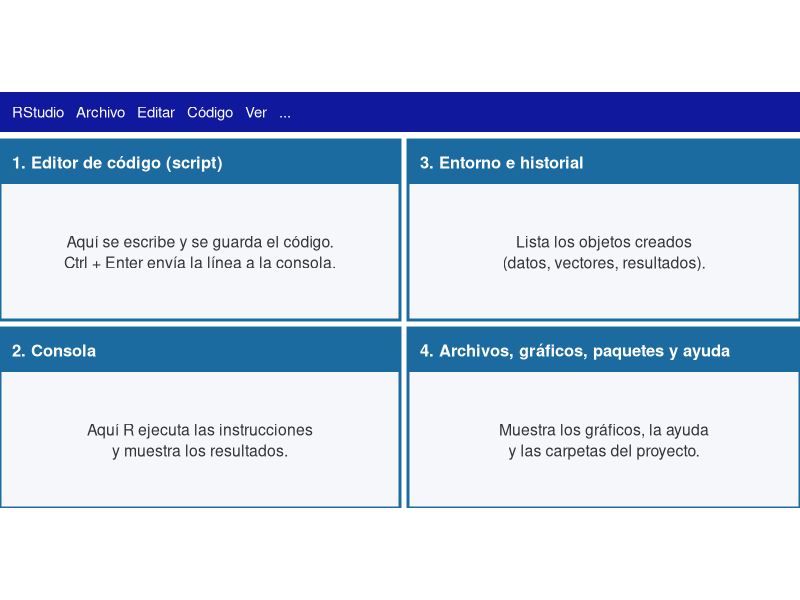
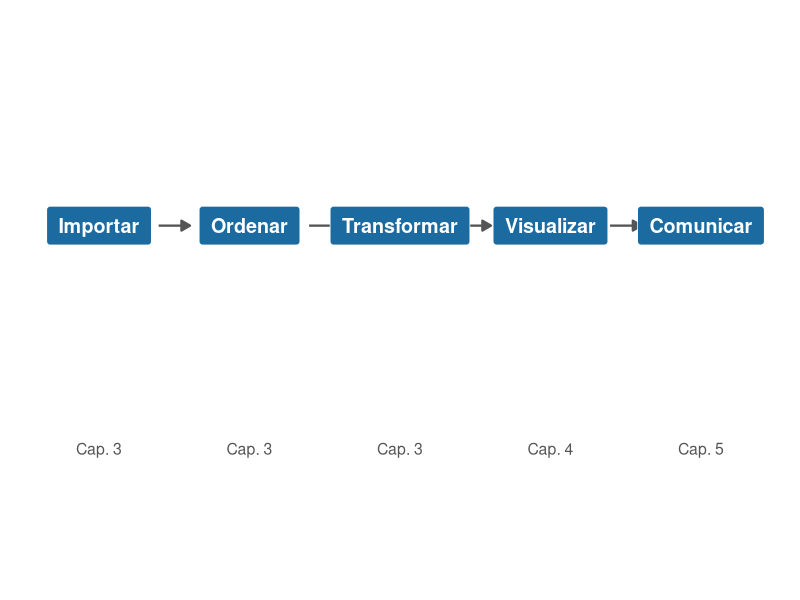

Recreate these plots in R, in order.
# =============================================================================
# figuras_parte1.R
# Esquemas de producción propia de la Parte I.
# Uso: Rscript herramientas/figuras_parte1.R
# =============================================================================

library(ggplot2)
azul <- "#1C6BA0"; azul_osc <- "#10199e"; gris <- "#f5f7fa"

# 1) Paneles de RStudio (esquema, no captura de pantalla)
paneles <- data.frame(
  x0 = c(0, 0, 5.1, 5.1), x1 = c(5, 5, 10, 10),
  y0 = c(2.35, 0, 2.35, 0), y1 = c(4.6, 2.25, 4.6, 2.25),
  titulo = c("1. Editor de código (script)", "2. Consola",
             "3. Entorno e historial", "4. Archivos, gráficos, paquetes y ayuda"),
  detalle = c("Aquí se escribe y se guarda el código.\nCtrl + Enter envía la línea a la consola.",
              "Aquí R ejecuta las instrucciones\ny muestra los resultados.",
              "Lista los objetos creados\n(datos, vectores, resultados).",
              "Muestra los gráficos, la ayuda\ny las carpetas del proyecto.")
)
g <- ggplot(paneles) +
  geom_rect(aes(xmin = x0, xmax = x1, ymin = y0, ymax = y1), fill = gris,
            color = azul, linewidth = 1) +
  geom_rect(aes(xmin = x0, xmax = x1, ymin = y1 - 0.55, ymax = y1), fill = azul) +
  geom_text(aes(x = x0 + 0.15, y = y1 - 0.28, label = titulo), hjust = 0,
            color = "white", fontface = "bold", size = 4.2) +
  geom_text(aes(x = (x0 + x1) / 2, y = (y0 + y1 - 0.55) / 2, label = detalle),
            color = "#333333", size = 4, lineheight = 1.1) +
  annotate("rect", xmin = 0, xmax = 10, ymin = 4.7, ymax = 5.2, fill = azul_osc) +
  annotate("text", x = 0.15, y = 4.95, label = "RStudio   Archivo   Editar   Código   Ver   ...",
           hjust = 0, color = "white", size = 3.8) +
  coord_equal(xlim = c(0, 10), ylim = c(0, 5.2), expand = FALSE) +
  theme_void()
ggsave("assets/img/cap01/paneles_rstudio.png", g, width = 10, height = 5.2, dpi = 150, bg = "white")

# 2) Flujo de trabajo de un análisis de datos (con base en Wickham y Grolemund, 2017)
pasos <- data.frame(
  x = c(1, 3.4, 5.8, 8.2, 10.6),
  etiqueta = c("Importar", "Ordenar", "Transformar", "Visualizar", "Comunicar"),
  cap = c("Cap. 3", "Cap. 3", "Cap. 3", "Cap. 4", "Cap. 5")
)
g2 <- ggplot(pasos) +
  geom_segment(data = pasos[-5, ], aes(x = x + 0.95, xend = x + 1.45, y = 1, yend = 1),
               arrow = arrow(length = unit(0.25, "cm"), type = "closed"),
               color = "#555555", linewidth = 0.8) +
  geom_label(aes(x = x, y = 1, label = etiqueta), fill = azul, color = "white",
             size = 5, fontface = "bold", label.padding = unit(0.5, "lines")) +
  geom_text(aes(x = x, y = 0.55, label = cap), color = "#555555", size = 4) +
  coord_cartesian(xlim = c(0, 11.6), ylim = c(0.3, 1.4)) +
  theme_void()
ggsave("assets/img/cap01/flujo_analisis.png", g2, width = 10, height = 1.9, dpi = 150, bg = "white")
